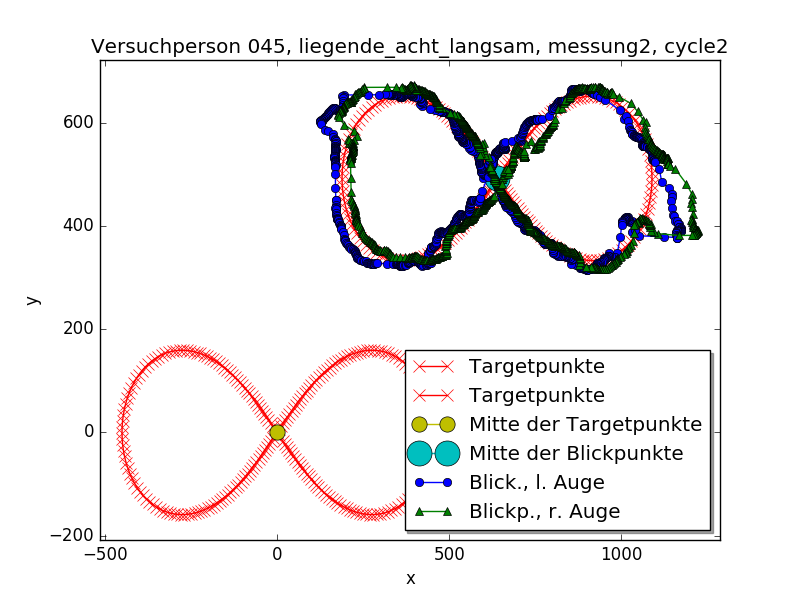
#> input picture Skripte/vp_045-liegende_acht_langsam-messung2-cycle2.png, 800 x 600 px; its folder holds only this picture in this run
$ python -i visualisierung_pdf_png.py   (imports and definitions only)
#> lines starting #> are read from the running program, lines starting #| are printed output that depends on the picture
import matplotlib.pylab as plt
import numpy as np
import platform
from random import randint
import os
from reportlab.lib.colors import *
from reportlab.pdfgen import canvas
from reportlab.lib.pagesizes import letter, A4
from reportlab.pdfgen import canvas
from reportlab.lib.units import cm, mm
from reportlab.lib import pagesizes
from reportlab.lib.utils import ImageReader
from reportlab.lib import colors

experimente = ['liegende_acht_langsam', 'liegende_acht_schnell', 'horizontal']
messungen = ['messung1', 'messung2', 'probe']
cycles = ['cycle1', 'cycle2']

# [10 lines left out: function int_to_str, not called in this run]

def random_choice(elements):
    ind = randint(0, len(elements) - 1)
    return elements[ind]

# [166 lines left out: functions percentage, count_file, plots, gen_images, not called in this run]

def vp_min_max(images):
    if images != []:
        vp_name = images[0].split('-')[0]
        vp_number = int(vp_name.split('_')[1])
        vp_min = vp_number
        vp_max = vp_number
        for image in images:
            vp_name = image.split('-')[0]
            vp_number = int(vp_name.split('_')[1])
            if vp_number < vp_min:
                vp_min = vp_number
            if vp_number > vp_max:
                vp_max = vp_number
        return vp_min, vp_max
    else:
        return 0, 0


# [54 lines left out: function gen_pdf_images, not called in this run]


# [2 lines not run here, left out]

>>> import cv2
>>> picture = cv2.imread('vp_045-liegende_acht_langsam-messung2-cycle2.png', cv2.IMREAD_GRAYSCALE)
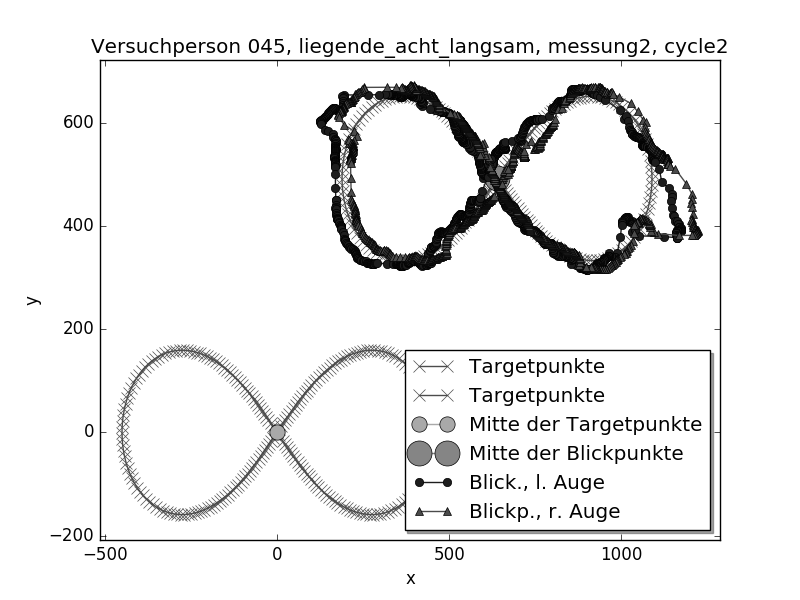
#> picture: shape (600, 800); min 0, max 255, mean 237
#> (the run stopped early here; a loop or call above may not have finished)

$ run again, on Skripte/vp_071-liegende_acht_langsam-messung2-cycle2.png
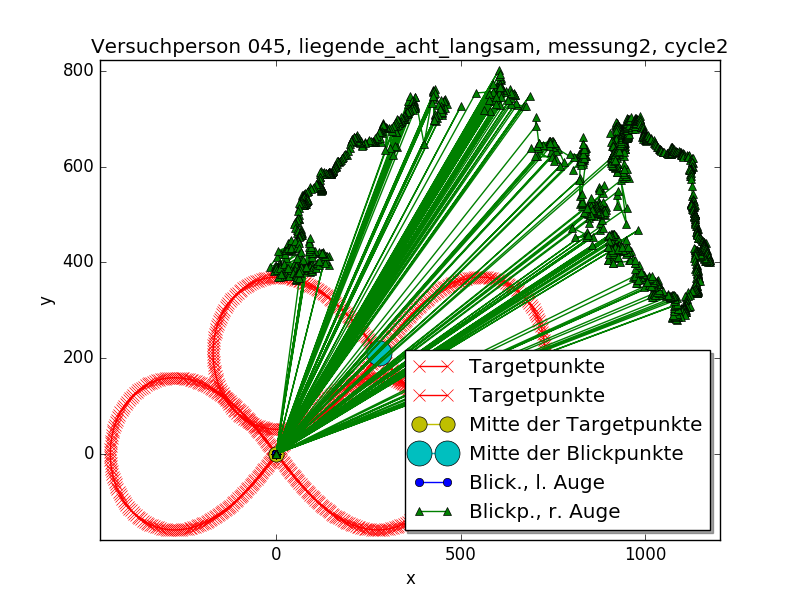
#> input picture Skripte/vp_071-liegende_acht_langsam-messung2-cycle2.png, 800 x 600 px
#> `picture = cv2.imread('vp_045-liegende_acht_langsam-messung2-cycle2.png..`:
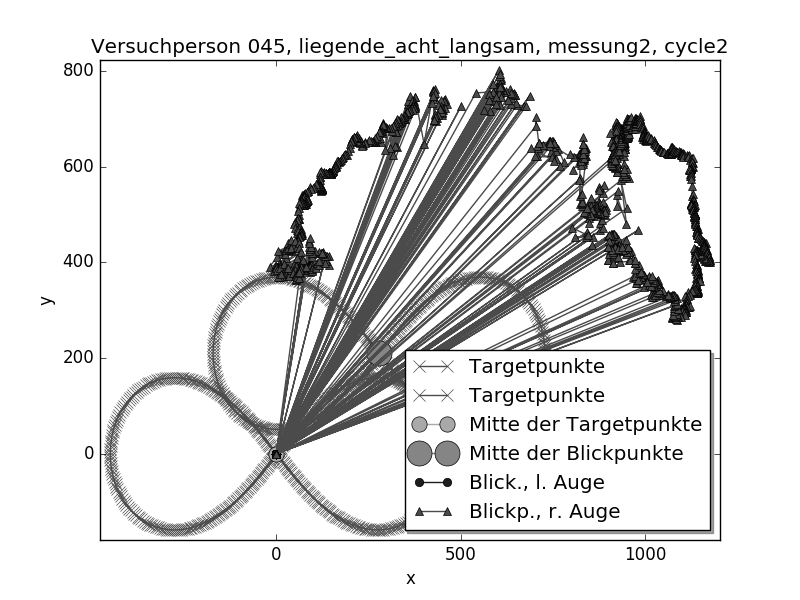
#> picture: shape (600, 800); min 0, max 255, mean 225.5

$ run again, on Skripte/vp_077-liegende_acht_langsam-messung2-cycle2.png
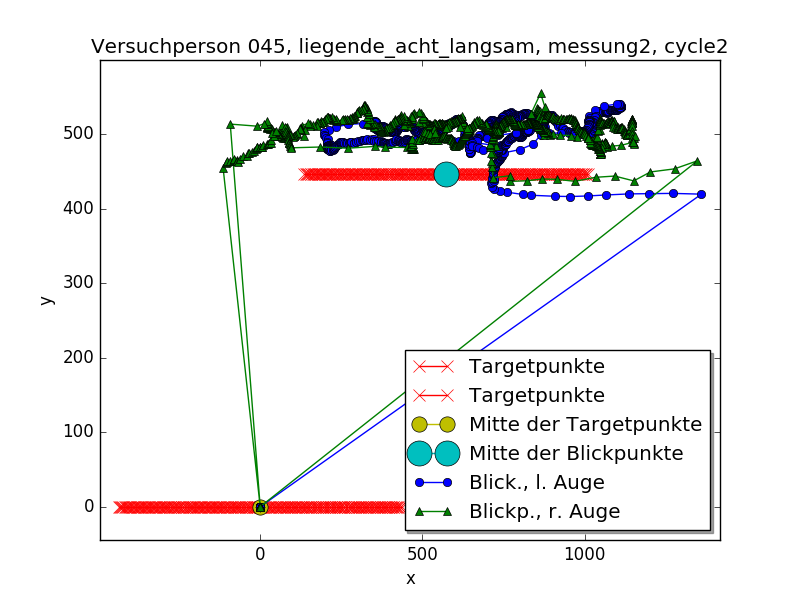
#> input picture Skripte/vp_077-liegende_acht_langsam-messung2-cycle2.png, 800 x 600 px
#> `picture = cv2.imread('vp_045-liegende_acht_langsam-messung2-cycle2.png..`:
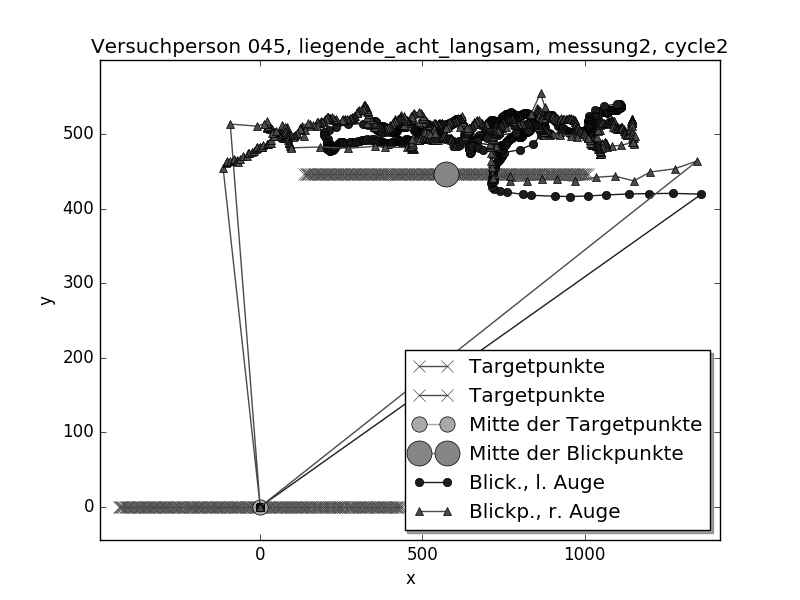
#> picture: shape (600, 800); min 0, max 255, mean 237.9
